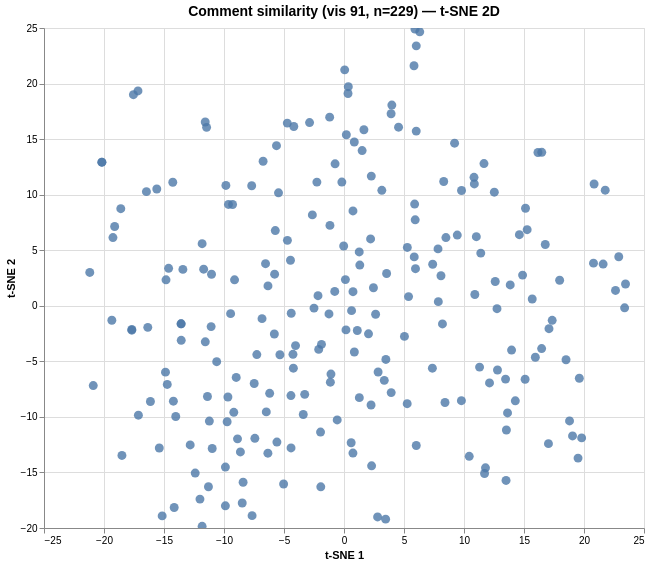

Write a Vega-Lite specification for this figure.
### Vega specification from a JSON file in a GitHub repository (floating-point values rounded to 4 significant figures; data arrays with more than 128 entries replaced by an {"elided": "..."} marker saying what was removed)
{"$schema": "https://vega.github.io/schema/vega/v6.json", "data": [{"name": "param_1e9efca18e7a2868_store"}, {"name": "source_0", "values": {"elided": "229 records"}}, {"name": "source_0_x_domain_dim_1", "values": [{"min": -21.18, "max": 23.46}]}, {"name": "source_0_y_domain_dim_2", "values": [{"min": -19.85, "max": 24.9}]}], "signals": [{"name": "unit", "value": {}, "on": [{"events": "pointermove", "update": "isTuple(group()) ? group() : unit"}]}, {"name": "param_1e9efca18e7a2868", "update": "vlSelectionResolve(\"param_1e9efca18e7a2868_store\", \"union\")"}, {"name": "param_1e9efca18e7a2868_dim_1", "on": [{"events": [{"source": "view", "type": "dblclick"}], "update": "null"}, {"events": {"signal": "param_1e9efca18e7a2868_translate_delta"}, "update": "panLinear(param_1e9efca18e7a2868_translate_anchor.extent_x, -param_1e9efca18e7a2868_translate_delta.x / width)"}, {"events": {"signal": "param_1e9efca18e7a2868_zoom_delta"}, "update": "zoomLinear(domain(\"x\"), param_1e9efca18e7a2868_zoom_anchor.x, param_1e9efca18e7a2868_zoom_delta)"}]}, {"name": "param_1e9efca18e7a2868_dim_2", "on": [{"events": [{"source": "view", "type": "dblclick"}], "update": "null"}, {"events": {"signal": "param_1e9efca18e7a2868_translate_delta"}, "update": "panLinear(param_1e9efca18e7a2868_translate_anchor.extent_y, param_1e9efca18e7a2868_translate_delta.y / height)"}, {"events": {"signal": "param_1e9efca18e7a2868_zoom_delta"}, "update": "zoomLinear(domain(\"y\"), param_1e9efca18e7a2868_zoom_anchor.y, param_1e9efca18e7a2868_zoom_delta)"}]}, {"name": "param_1e9efca18e7a2868_tuple", "on": [{"events": [{"signal": "param_1e9efca18e7a2868_dim_1 || param_1e9efca18e7a2868_dim_2"}], "update": "param_1e9efca18e7a2868_dim_1 && param_1e9efca18e7a2868_dim_2 ? {unit: \"\", fields: param_1e9efca18e7a2868_tuple_fields, values: [param_1e9efca18e7a2868_dim_1,param_1e9efca18e7a2868_dim_2]} : null"}]}, {"name": "param_1e9efca18e7a2868_tuple_fields", "value": [{"field": "dim_1", "channel": "x", "type": "R"}, {"field": "dim_2", "channel": "y", "type": "R"}]}, {"name": "param_1e9efca18e7a2868_translate_anchor", "value": {}, "on": [{"events": [{"source": "scope", "type": "pointerdown"}], "update": "{x: x(unit), y: y(unit), extent_x: domain(\"x\"), extent_y: domain(\"y\")}"}]}, {"name": "param_1e9efca18e7a2868_translate_delta", "value": {}, "on": [{"events": [{"source": "window", "between": [{"source": "scope", "type": "pointerdown"}, {"source": "window", "type": "pointerup"}], "type": "pointermove", "consume": true}], "update": "{x: param_1e9efca18e7a2868_translate_anchor.x - x(unit), y: param_1e9efca18e7a2868_translate_anchor.y - y(unit)}"}]}, {"name": "param_1e9efca18e7a2868_zoom_anchor", "on": [{"events": [{"source": "scope", "consume": true, "type": "wheel"}], "update": "{x: invert(\"x\", x(unit)), y: invert(\"y\", y(unit))}"}]}, {"name": "param_1e9efca18e7a2868_zoom_delta", "on": [{"events": [{"source": "scope", "consume": true, "type": "wheel"}], "update": "pow(1.001, event.deltaY * pow(16, event.deltaMode))", "force": true}]}, {"name": "param_1e9efca18e7a2868_modify", "on": [{"events": {"signal": "param_1e9efca18e7a2868_tuple"}, "update": "modify(\"param_1e9efca18e7a2868_store\", param_1e9efca18e7a2868_tuple, true)"}]}], "marks": [{"type": "symbol", "name": "marks", "from": {"data": "source_0"}, "encode": {"update": {"opacity": {"value": 0.8}, "tooltip": {"signal": "{\"Comment #\": format(datum[\"index\"], \"\"), \"Comment\": isValid(datum[\"comment\"]) ? datum[\"comment\"] : \"\"+datum[\"comment\"]}"}, "y": {"field": "dim_2", "scale": "y"}, "size": {"value": 80}, "fill": {"value": "#4c78a8"}, "shape": {"value": "circle"}, "x": {"field": "dim_1", "scale": "x"}}}, "interactive": true, "style": ["circle"], "clip": true}], "scales": [{"name": "x", "type": "linear", "domain": [{"signal": "(data(\"source_0_x_domain_dim_1\")[0] || {}).min"}, {"signal": "(data(\"source_0_x_domain_dim_1\")[0] || {}).max"}], "range": [0, {"signal": "width"}], "nice": true, "domainRaw": {"signal": "param_1e9efca18e7a2868[\"dim_1\"]"}, "zero": true}, {"name": "y", "type": "linear", "domain": [{"signal": "(data(\"source_0_y_domain_dim_2\")[0] || {}).min"}, {"signal": "(data(\"source_0_y_domain_dim_2\")[0] || {}).max"}], "range": [{"signal": "height"}, 0], "zero": true, "nice": true, "domainRaw": {"signal": "param_1e9efca18e7a2868[\"dim_2\"]"}}], "axes": [{"scale": "x", "aria": false, "zindex": 0, "ticks": false, "gridScale": "y", "minExtent": 0, "domain": false, "grid": true, "labels": false, "orient": "bottom", "tickCount": {"signal": "ceil(width/40)"}, "maxExtent": 0}, {"scale": "y", "gridScale": "x", "aria": false, "minExtent": 0, "tickCount": {"signal": "ceil(height/40)"}, "grid": true, "domain": false, "maxExtent": 0, "zindex": 0, "ticks": false, "orient": "left", "labels": false}, {"scale": "x", "orient": "bottom", "title": "t-SNE 1", "labelOverlap": true, "zindex": 0, "labelFlush": true, "grid": false, "tickCount": {"signal": "ceil(width/40)"}}, {"scale": "y", "orient": "left", "labelOverlap": true, "grid": false, "title": "t-SNE 2", "zindex": 0, "tickCount": {"signal": "ceil(height/40)"}}], "title": {"text": "Comment similarity (vis 91, n=229) — t-SNE 2D", "frame": "group", "fontSize": 14}, "background": "white", "style": "cell", "padding": 5, "width": 600, "height": 500}
